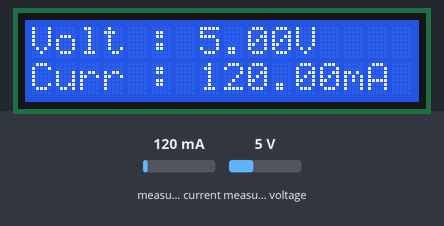
Recording of a sketch running on a simulated Arduino Uno, built with avr-gcc and run on an emulated ATmega328P. On the bench: 16×2 character LCD. Inputs (shaded band) come from the test bench; at power-on: measured current 120 mA, measured voltage 5 V. What the sketch prints to the serial monitor is not drawn.

Above: at 3.2 s.
3.3 s: measured current set to 40 mA
At 4.1 s:
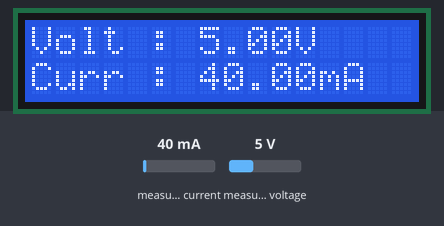
4.9 s: measured voltage set to 0.3 V
At 6.3 s:
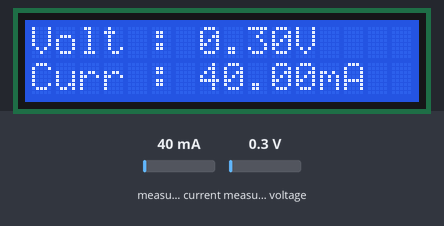
6.6 s: measured current set to 500 mA
At 7.6 s:
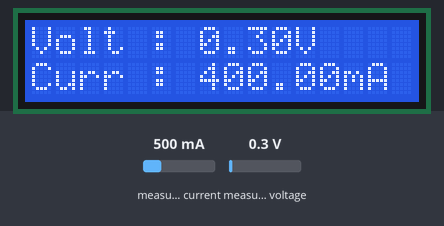
8.2 s: measured voltage set to 3.8 V
At 8.8 s:
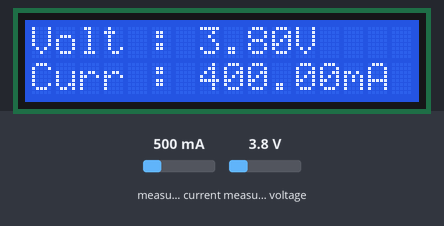
Timing chart, 0 to 10.9 s (numbered marks = the images above; inputs shaded):
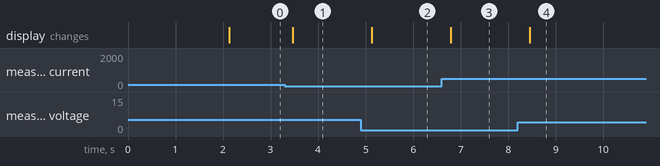

Measured:
- after the input at 3.3 s, the display: changes after 0.17 s (image 1)
- after the input at 4.9 s, the display: changes after 0.23 s (image 2)
- after the input at 6.6 s, the display: changes after 0.19 s (image 3)
- after the input at 8.2 s, the display: changes after 0.26 s (image 4)

The sketch:

tiktok_ina219.ino
```cpp
#include <Wire.h>
#include <LiquidCrystal_I2C.h>
#include <Adafruit_INA219.h>
Adafruit_INA219 ina219;
LiquidCrystal_I2C lcd(0x27, 16, 2);

void setup(void)
{
  Serial.begin(115200);
  lcd.init();
  lcd.backlight();
  uint32_t currentFrequency;

  Serial.println("Hello!");
  if (! ina219.begin()) {
    Serial.println("Failed to find INA219 chip");
    while (1) {
      delay(10);
    }
  }
  ina219.setCalibration_16V_400mA();
  Serial.println("Memulai INA219 ...");
  lcd.setCursor(0, 0);
  lcd.print(" DC Power Meter ");
  lcd.setCursor(0, 1);
  lcd.print("  GoLite Store  ");
  delay(2000);
  lcd.clear();
}

void loop(void)
{
  float busvoltage, current_mA = 0;

  busvoltage = ina219.getBusVoltage_V();
  current_mA = ina219.getCurrent_mA();
  lcd.setCursor(0, 0);
  lcd.print("Volt : ");
  lcd.print(busvoltage);
  lcd.print("V ");
  lcd.setCursor(0, 1);
  lcd.print("Curr : ");
  lcd.print(current_mA);
  lcd.print("mA   ");
  delay(300);
}
```
